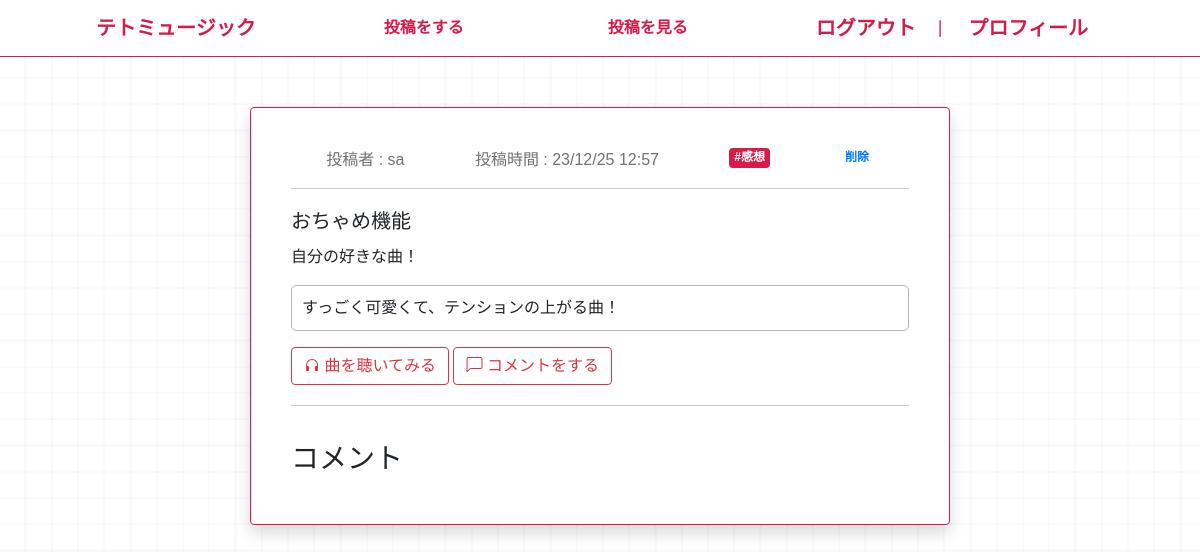
/teto/1/detail (signed in), run on the app's committed database.
### teto/models.py (models this page shows, shortened)
class Post(models.Model):
    title = models.CharField(max_length=100)
    music = models.CharField(max_length=100)
    text = models.TextField(max_length=300)
    create_time = models.DateTimeField(default=timezone.now)
    link = models.URLField()
    category = models.CharField(max_length=100, choices= CATEGORY)
    user = models.ForeignKey('auth.User', on_delete=models.CASCADE)

### teto/views.py (the view)
# urls.py: path('teto/<int:pk>/detail', views.DetailPostView.as_view(), name="postdetail"),
class DetailPostView(LoginRequiredMixin, DetailView):
    template_name = 'teto/teto_detail.html'
    model = Post

### teto/templates/teto/teto_detail.html (shortened to what this page needs)
{% extends 'base.html' %}
{% block content%}
    <div class="card shadow bg-white mx-auto"
    style="padding: 20px; width: 700px; margin-top: 50px; border: 1px solid rgb(215, 26, 73);">
        <div class="card-body">
            <div class="flex listup">
                <p style="color: #727272;">投稿者 : {{ object.user }}</p>
                <p style="color: #727272;">投稿時間 : {{ object.create_time | date:'y/m/d H:i' }}</p>
                <span class="badge categorybadge">#{{ object.category }}</span>
                <a class="badge" href="{% url 'postdelete' object.pk %}">削除</a>
            </div>
            <h5 class="card-title" style="border-top: 1px solid rgb(205, 205, 205); padding-top: 20px;">{{ object.music}}</h5>
            <p class="card-text">{{ object.title }}</p>
            <p class="card-text" style="border: 1px solid #b5b5b5; border-radius: 5px; padding: 10px;">{{ object.text }}</p>
            <a href="{{ item.link }}" class="btn btn-outline-danger"><i class="bi bi-headphones"></i> 曲を聴いてみる</a>
            <a href="{% url 'postcomment' object.pk %}" class="btn btn-outline-danger"><i class="bi bi-chat-left"></i> コメントをする</a>
            <p style="border-bottom: 1px solid rgb(205, 205, 205); padding-bottom: 20px;"></p>
        </div>
        <div style="padding: 0 20px 20px;">
            <h3>コメント</h3>
        </div>
    </div>
{% endblock content %}

### teto/static/teto/css/style.css (style rules this page uses)
body { font-family: "ヒラギノ丸ゴ Pro", "Hiragino Maru Gothic Pro", "メイリオ", Meiryo, Osaka, "ＭＳ Ｐゴシック", "MS PGothic", sans-serif; background-image: repeating-linear-gradient(to bottom, transparent 25px, rgba(0, 0, 0, 0.04) 26px, rgba(0, 0, 0, 0.04) 26px, transparent 27px, transparent 51px, rgba(0, 0, 0, 0.04) 52px, rgba(0, 0, 0, 0.04) 52px, transparent 53px, transparent 77px, rgba(0, 0, 0, 0.04) 78px, rgba(0, 0, 0, 0.04) 78px, transparent 79px, transparent 103px, rgba(0, 0, 0, 0.04) 104px, rgba(0, 0, 0, 0.04) 104px, transparent 105px, transparent 129px, rgba(0, 0, 0, 0.04) 130px, rgba(0, 0, 0, 0.04) 130px), repeating-linear-gradient(to right, transparent 25px, rgba(0, 0, 0, 0.04) 26px, rgba(0, 0, 0, 0.04) 26px, transparent 27px, transparent 51px, rgba(0, 0, 0, 0.04) 52px, rgba(0, 0, 0, 0.04) 52px, transparent 53px, transparent 77px, rgba(0, 0, 0, 0.04) 78px, rgba(0, 0, 0, 0.04) 78px, transparent 79px, transparent 103px, rgba(0, 0, 0, 0.04) 104px, rgba(0, 0, 0, 0.04) 104px, transparent 105px, transparent 129px, rgba(0, 0, 0, 0.04) 130px, rgba(0, 0, 0, 0.04) 130px); }
a { text-decoration: none; }
.flex { display: flex; }
.listup { justify-content: space-around; height: 20px; margin-bottom: 20px; }
.categorybadge { background-color: rgb(215, 26, 73); color: white; }

### data on the page
Post: user "sa", create_time "23/12/25 12:57", category "感想", music "おちゃめ機能", title "自分の好きな曲！", text "すっごく可愛くて、テンションの上がる曲！"
